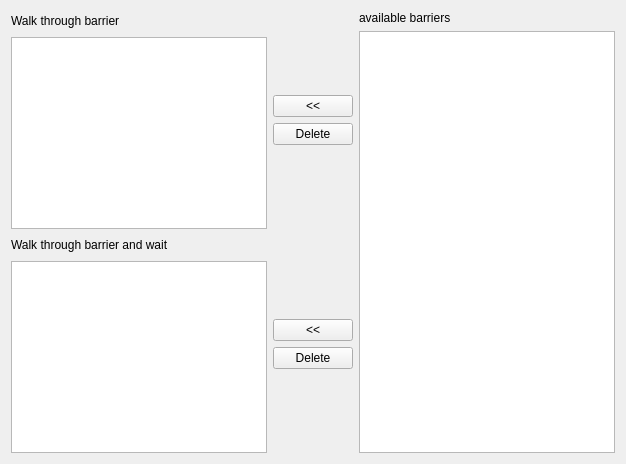
          <widget class="QWidget" name="BarrierBeforeTabWidget">
           <attribute name="title">
            <string>Barrier before</string>
           </attribute>
           <layout class="QHBoxLayout" name="horizontalLayout_20">
            <item>
             <layout class="QVBoxLayout" name="verticalLayout_16">
              <item>
               <layout class="QHBoxLayout" name="horizontalLayout_19">
                <item>
                 <layout class="QVBoxLayout" name="verticalLayout_15">
                  <item>
                   <layout class="QHBoxLayout" name="horizontalLayout_16">
                    <item>
                     <widget class="QLabel" name="label_10">
                      <property name="text">
                       <string>Walk through barrier</string>
                      </property>
                     </widget>
                    </item>
                    <item>
                     <spacer name="horizontalSpacer_4">
                      <property name="orientation">
                       <enum>Qt::Horizontal</enum>
                      </property>
                      <property name="sizeHint" stdset="0">
                       <size>
                        <width>40</width>
                        <height>20</height>
                       </size>
                      </property>
                     </spacer>
                    </item>
                   </layout>
                  </item>
                  <item>
                   <widget class="QListWidget" name="BeforeBarrierListWidget">
                    <property name="selectionMode">
                     <enum>QAbstractItemView::ExtendedSelection</enum>
                    </property>
                   </widget>
                  </item>
                 </layout>
                </item>
                <item>
                 <layout class="QVBoxLayout" name="verticalLayout_12">
                  <item>
                   <spacer name="verticalSpacer_4">
                    <property name="orientation">
                     <enum>Qt::Vertical</enum>
                    </property>
                    <property name="sizeHint" stdset="0">
                     <size>
                      <width>20</width>
                      <height>40</height>
                     </size>
                    </property>
                   </spacer>
                  </item>
                  <item>
                   <widget class="QPushButton" name="AddBeforeBarrierPushButton">
                    <property name="text">
                     <string>&lt;&lt;</string>
                    </property>
                   </widget>
                  </item>
                  <item>
                   <widget class="QPushButton" name="DeleteBeforeBarrierPushButton">
                    <property name="text">
                     <string>Delete</string>
                    </property>
                   </widget>
                  </item>
                  <item>
                   <spacer name="verticalSpacer_5">
                    <property name="orientation">
                     <enum>Qt::Vertical</enum>
                    </property>
                    <property name="sizeHint" stdset="0">
                     <size>
                      <width>20</width>
                      <height>40</height>
                     </size>
                    </property>
                   </spacer>
                  </item>
                 </layout>
                </item>
               </layout>
              </item>
              <item>
               <layout class="QHBoxLayout" name="horizontalLayout_18">
                <item>
                 <layout class="QVBoxLayout" name="verticalLayout_14">
                  <item>
                   <layout class="QHBoxLayout" name="horizontalLayout_17">
                    <item>
                     <widget class="QLabel" name="label_12">
                      <property name="text">
                       <string>Walk through barrier and wait</string>
                      </property>
                     </widget>
                    </item>
                    <item>
                     <spacer name="horizontalSpacer_5">
                      <property name="orientation">
                       <enum>Qt::Horizontal</enum>
                      </property>
                      <property name="sizeHint" stdset="0">
                       <size>
                        <width>40</width>
                        <height>20</height>
                       </size>
                      </property>
                     </spacer>
                    </item>
                   </layout>
                  </item>
                  <item>
                   <widget class="QListWidget" name="BeforeBarrierWaitListWidget">
                    <property name="selectionMode">
                     <enum>QAbstractItemView::ExtendedSelection</enum>
                    </property>
                   </widget>
                  </item>
                 </layout>
                </item>
                <item>
                 <layout class="QVBoxLayout" name="verticalLayout_13">
                  <item>
                   <spacer name="verticalSpacer_6">
                    <property name="orientation">
                     <enum>Qt::Vertical</enum>
                    </property>
                    <property name="sizeHint" stdset="0">
                     <size>
                      <width>20</width>
                      <height>40</height>
                     </size>
                    </property>
                   </spacer>
                  </item>
                  <item>
                   <widget class="QPushButton" name="AddBeforeBarrierWaitPushButton">
                    <property name="text">
                     <string>&lt;&lt;</string>
                    </property>
                   </widget>
                  </item>
                  <item>
                   <widget class="QPushButton" name="DeleteBeforeBarrierWaitPushButton">
                    <property name="text">
                     <string>Delete</string>
                    </property>
                   </widget>
                  </item>
                  <item>
                   <spacer name="verticalSpacer_7">
                    <property name="orientation">
                     <enum>Qt::Vertical</enum>
                    </property>
                    <property name="sizeHint" stdset="0">
                     <size>
                      <width>20</width>
                      <height>40</height>
                     </size>
                    </property>
                   </spacer>
                  </item>
                 </layout>
                </item>
               </layout>
              </item>
             </layout>
            </item>
            <item>
             <layout class="QVBoxLayout" name="verticalLayout_11">
              <item>
               <widget class="QLabel" name="label_13">
                <property name="text">
                 <string>available barriers</string>
                </property>
               </widget>
              </item>
              <item>
               <widget class="QListWidget" name="AvailableBeforeBarrierListWidget">
                <property name="selectionMode">
                 <enum>QAbstractItemView::ExtendedSelection</enum>
                </property>
               </widget>
              </item>
             </layout>
            </item>
           </layout>
          </widget>
